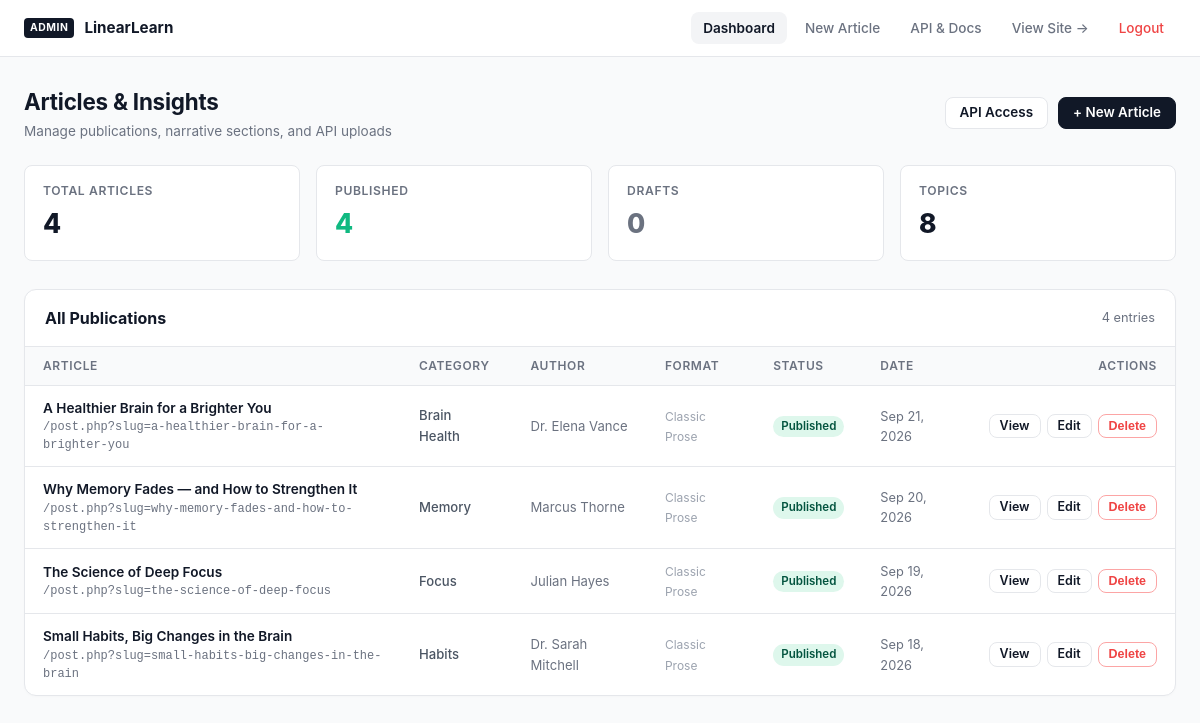
/admin/index.php (signed in), run on the app's committed database.
### tables this page shows
CREATE TABLE `posts` (
  `id` INT AUTO_INCREMENT PRIMARY KEY,
  `title` VARCHAR(255) NOT NULL,
  `slug` VARCHAR(255) NOT NULL UNIQUE,
  `content` LONGTEXT,
  `excerpt` TEXT,
  `author` VARCHAR(100) DEFAULT 'LinearLearn Team',
  `category_id` INT DEFAULT NULL,
  `featured_image` VARCHAR(255) DEFAULT '',
  `read_time` INT DEFAULT 5,
  `views` INT UNSIGNED DEFAULT 0,
  `is_featured` TINYINT(1) DEFAULT 0,
  `status` ENUM('published','draft') DEFAULT 'draft',
  `sections` LONGTEXT DEFAULT NULL,
  `created_at` TIMESTAMP DEFAULT CURRENT_TIMESTAMP,
  `updated_at` TIMESTAMP DEFAULT CURRENT_TIMESTAMP ON UPDATE CURRENT_TIMESTAMP,
  INDEX `idx_posts_status_created` (`status`, `created_at`),
  INDEX `idx_posts_status_views` (`status`, `views`),
  INDEX `idx_posts_slug` (`slug`),
  INDEX `idx_posts_category` (`category_id`),
  FOREIGN KEY (`category_id`) REFERENCES `categories`(`id`) ON DELETE SET NULL
);

CREATE TABLE `categories` (
  `id` INT AUTO_INCREMENT PRIMARY KEY,
  `name` VARCHAR(100) NOT NULL,
  `slug` VARCHAR(100) NOT NULL UNIQUE,
  `icon` VARCHAR(50) DEFAULT 'grid',
  `sort_order` INT DEFAULT 0
);

### includes/functions.php (called while the page is built, shortened)
<?php
function formatDate(string $date): string {
    return date('M j, Y', strtotime($date));
}
function e(string $text): string {
    return htmlspecialchars($text, ENT_QUOTES, 'UTF-8');
}
function getAllPosts(): array {
    $db = getDB();
    $stmt = $db->query("
        SELECT p.*, c.name as category_name, c.slug as category_slug
        FROM posts p
        LEFT JOIN categories c ON p.category_id = c.id
        ORDER BY p.created_at DESC
    ");
    return $stmt->fetchAll();
}
function getStats(): array {
    $db = getDB();
    $total = $db->query("SELECT COUNT(*) FROM posts")->fetchColumn();
    $published = $db->query("SELECT COUNT(*) FROM posts WHERE status='published'")->fetchColumn();
    $drafts = $db->query("SELECT COUNT(*) FROM posts WHERE status='draft'")->fetchColumn();
    $cats = $db->query("SELECT COUNT(*) FROM categories")->fetchColumn();
    return [
        'total' => $total,
        'published' => $published,
        'drafts' => $drafts,
        'categories' => $cats,
    ];
}

### admin/index.php (the view, shortened to what this page needs)
<?php
require_once __DIR__ . '/../includes/functions.php';
$stats = getStats();
$posts = getAllPosts();
?>
<!DOCTYPE html>
<html lang="en">
<head>
  <link rel="stylesheet" href="../css/admin.min.css">
</head>
<body class="admin-body">
  <header class="admin-header">
    <div class="admin-header-inner">
      <a href="index.php" class="admin-brand">
        <span class="admin-brand-badge">ADMIN</span>
        <span><?= SITE_NAME ?></span>
      </a>
      <nav class="admin-nav">
        <a href="index.php" class="admin-nav-link active">Dashboard</a>
        <a href="editor.php" class="admin-nav-link">New Article</a>
        <a href="api.php" class="admin-nav-link">API &amp; Docs</a>
        <a href="../index.php" class="admin-nav-link" target="_blank">View Site &rarr;</a>
        <a href="logout.php" class="admin-nav-link" style="color: var(--admin-danger);">Logout</a>
      </nav>
    </div>
  </header>
  <div class="admin-container">
    <div class="admin-page-header">
      <div>
        <h1 class="admin-page-title">Articles &amp; Insights</h1>
        <p class="admin-page-subtitle">Manage publications, narrative sections, and API uploads</p>
      </div>
      <div class="admin-header-actions">
        <a href="api.php" class="btn-admin btn-admin-secondary">API Access</a>
        <a href="editor.php" class="btn-admin btn-admin-primary">+ New Article</a>
      </div>
    </div>
    <div class="admin-stats-grid">
      <div class="admin-stat-card">
        <div class="admin-stat-label">Total Articles</div>
        <div class="admin-stat-value"><?= (int)($stats['total'] ?? count($posts)) ?></div>
      </div>
      <div class="admin-stat-card">
        <div class="admin-stat-label">Published</div>
        <div class="admin-stat-value" style="color: var(--admin-success);"><?= (int)($stats['published'] ?? 0) ?></div>
      </div>
      <div class="admin-stat-card">
        <div class="admin-stat-label">Drafts</div>
        <div class="admin-stat-value" style="color: var(--admin-text-muted);"><?= (int)($stats['drafts'] ?? 0) ?></div>
      </div>
      <div class="admin-stat-card">
        <div class="admin-stat-label">Topics</div>
        <div class="admin-stat-value"><?= (int)($stats['categories'] ?? 8) ?></div>
      </div>
    </div>
    <div class="admin-card">
      <div class="admin-card-header">
        <h3 class="admin-card-title">All Publications</h3>
        <span style="font-size: 0.8rem; color: var(--admin-text-muted);"><?= count($posts) ?> entries</span>
      </div>
      <table class="admin-table">
        <thead>
          <tr>
            <th>Article</th>
            <th>Category</th>
            <th>Author</th>
            <th>Format</th>
            <th>Status</th>
            <th>Date</th>
            <th style="text-align: right;">Actions</th>
          </tr>
        </thead>
        <tbody>
          <?php if (empty($posts)): ?>
          <tr>
            <td colspan="7" style="text-align:center; padding: 36px; color: var(--admin-text-muted);">
              No articles found. Click "+ New Article" or use the API to publish.
            </td>
          </tr>
          <?php else: ?>
          <?php foreach ($posts as $post):
            $sections = !empty($post['sections']) ? json_decode($post['sections'], true) : [];
            $secCount = is_array($sections) ? count($sections) : 0;
          ?>
          <tr>
            <td>
              <a href="editor.php?id=<?= $post['id'] ?>" class="table-post-title">
                <?= e($post['title']) ?>
              </a>
              <div class="table-post-slug">/post.php?slug=<?= e($post['slug']) ?></div>
            </td>
            <td>
              <span style="font-size: 0.82rem; font-weight: 500; color: #4B5563;">
                <?= e($post['category_name'] ?? 'General') ?>
              </span>
            </td>
            <td>
              <span style="font-size: 0.82rem; color: var(--admin-text-muted);">
                <?= e($post['author'] ?: 'Anonymous') ?>
              </span>
            </td>
            <td>
              <?php if ($secCount > 0): ?>
              <span style="font-size: 0.75rem; background: #EEF2FF; color: #4338CA; padding: 2px 7px; border-radius: 4px; font-weight: 600;">
                <?= $secCount ?> Narrative <?= $secCount === 1 ? 'Step' : 'Steps' ?>
              </span>
              <?php else: ?>
              <span style="font-size: 0.75rem; color: #9CA3AF;">Classic Prose</span>
              <?php endif; ?>
            </td>
            <td>
              <span class="status-pill <?= $post['status'] === 'published' ? 'published' : 'draft' ?>">
                <?= e($post['status']) ?>
              </span>
            </td>
            <td>
              <span style="font-size: 0.8rem; color: var(--admin-text-muted);">
                <?= formatDate($post['created_at']) ?>
              </span>
            </td>
            <td style="text-align: right;">
              <div style="display: inline-flex; align-items: center; gap: 6px;">
                <a href="../post.php?slug=<?= e($post['slug']) ?>" target="_blank" class="btn-admin btn-admin-secondary btn-admin-sm">View</a>
                <a href="editor.php?id=<?= $post['id'] ?>" class="btn-admin btn-admin-secondary btn-admin-sm">Edit</a>
                <form method="POST" action="" onsubmit="return confirm('Delete this article permanently?');" style="display:inline;">
                  <button type="submit" class="btn-admin btn-admin-danger btn-admin-sm">Delete</button>
                </form>
              </div>
            </td>
          </tr>
          <?php endforeach; ?>
          <?php endif; ?>
        </tbody>
      </table>
    </div>
  </div>
</body>
</html>

### data on the page
posts: id "4", is_featured "0", title "Small Habits, Big Changes in the Brain", slug "small-habits-big-changes-in-the-brain", category.name "Habits", author "Dr. Sarah Mitchell", shows "Classic Prose", status "Published", created_at "Sep 18, 2026"
posts: title "A Healthier Brain for a Brighter You", slug "a-healthier-brain-for-a-brighter-you", category.name "Brain Health", author "Dr. Elena Vance", shows "Classic Prose", status "Published", created_at "Sep 21, 2026"
posts: title "Why Memory Fades — and How to Strengthen It", slug "why-memory-fades-and-how-to-strengthen-it", category.name "Memory", author "Marcus Thorne", shows "Classic Prose", status "Published", created_at "Sep 20, 2026"
posts: title "The Science of Deep Focus", slug "the-science-of-deep-focus", category.name "Focus", author "Julian Hayes", shows "Classic Prose", status "Published", created_at "Sep 19, 2026"

### other printed values
SITE_NAME "LinearLearn"
$stats['categories'] "8"
count($posts) "4"
